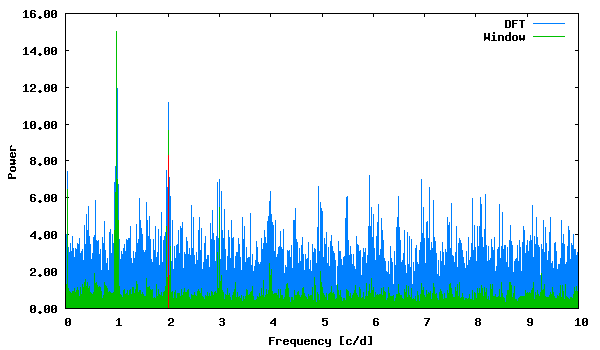

gnuplot code for this plot:
set term png size 600,350 medium
set colors classic
set output "phase_lc_13.deeming.png"
set xlabel "Frequency [c/d]"
set ylabel "Power"
set format y "%5.2f"
plot "deeming.periodogram" using 1:2 with lines linecolor 3 title "DFT", "deeming.periodogram" using 1:3 with lines linecolor 2 title "Window", "<echo '2.008536 8.28228654'" with impulses linecolor 1 title ""
 
